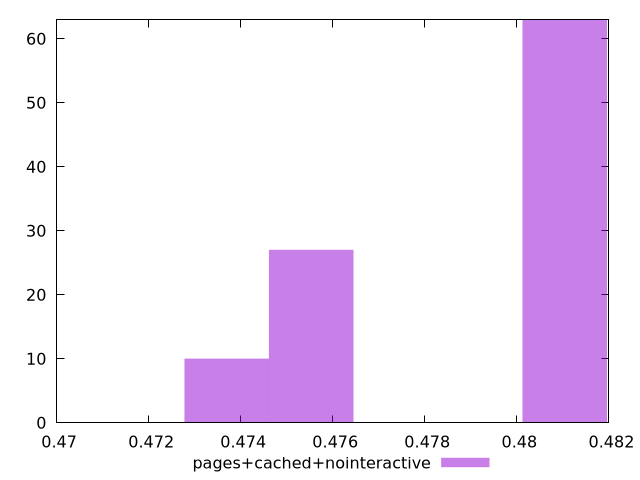

The script that saved this image:
$_pagesCachedNointeractive <<EOF
0.47369610177143845 10
0.48104022738029795 63
0.4755321331736533 27
EOF
set key outside below
set terminal pngcairo
set output "report_00006_2020-11-02T20-21-41.718Z/render-blocking-resources/pages+cached+nointeractive//hist.png"
set yrange [0:63]
set boxwidth 0.0018360314022148776
set style fill transparent solid 0.5 noborder
plot $_pagesCachedNointeractive title "pages+cached+nointeractive" with boxes ,
